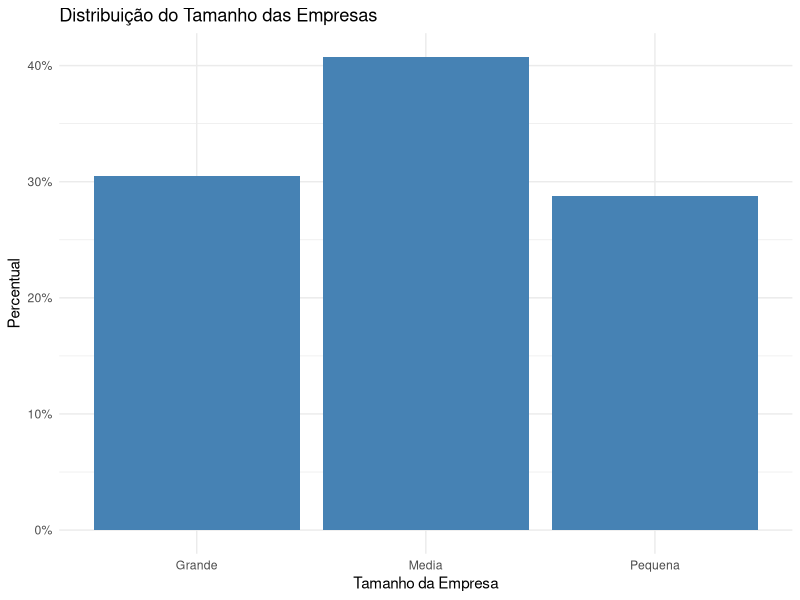
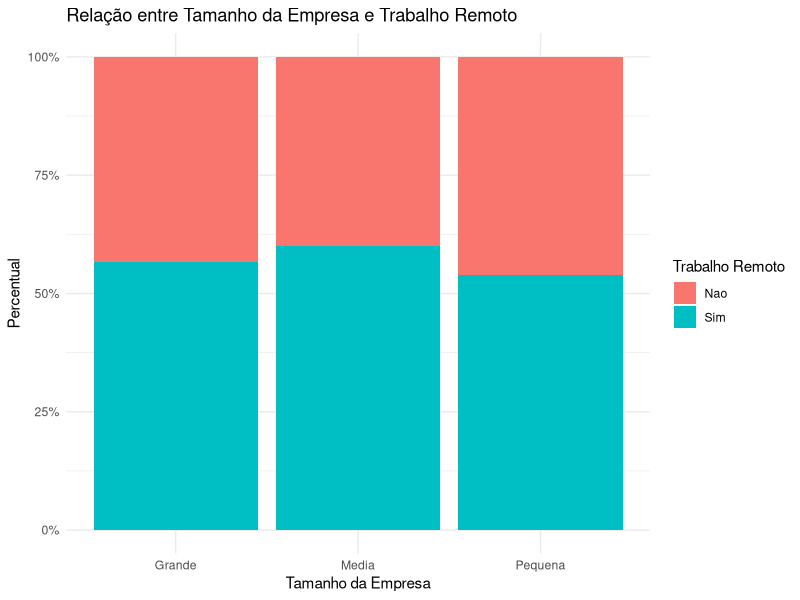
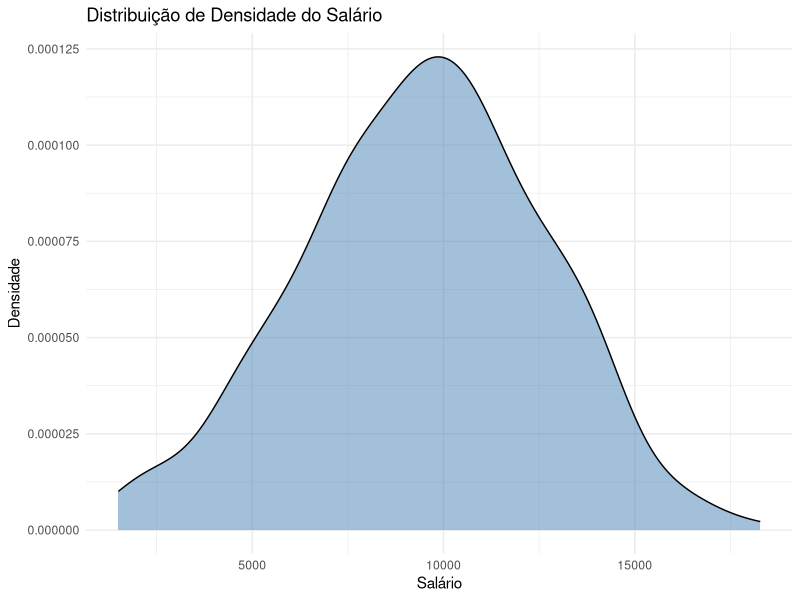
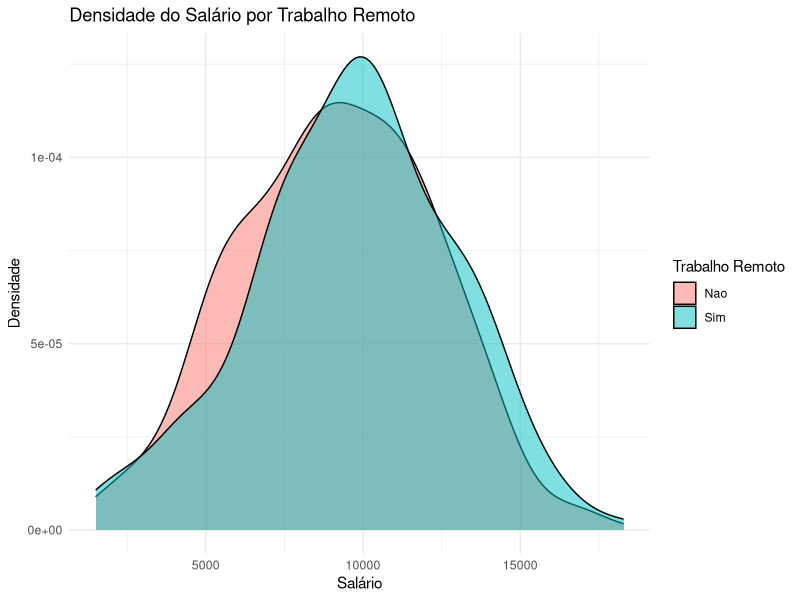

R code for these plots, in order:

# = = = = = = = = = = = = = = = = = = = = = =  
# EXERCÍCIO 01: Análise de dados: salario.csv
# Autor: Guilherme Ricci Machado Villela
# = = = = = = = = = = = = = = = = = = = = = =

# 1) CLASSIFICACÃO DE VARIÁVEIS
#
# sexo              -> Qualitativa nominal
# idade             -> Quantitativa discreta
# tempo_experiencia -> Quantitativa discreta
# tamanho_empresa   -> Qualitativa nominal
# trabalho_remoto   -> Qualitativa nominal
# salario           -> Quantitativa contínua

# 2) LEITURA DA BASE DE DADOS salarios.csv

library(dplyr)
library(ggplot2)
library(readr)
library(scales)

base = read.csv2("salarios.csv")
set.seed(15032006) 
base1 = base[sample(nrow(base), 400),]

# 3) GRÁFICO TAMANHO_EMPRESA
base1 |>
  count(tamanho_empresa) |>
  mutate(percentual = n / sum(n)) |>
  ggplot(aes(x = tamanho_empresa, y = percentual)) +
  geom_col(fill = "steelblue") +
  scale_y_continuous(labels = percent_format()) +
  labs(
    title = "Distribuição do Tamanho das Empresas",
    x = "Tamanho da Empresa",
    y = "Percentual"
  ) +
  theme_minimal()

# 4 - GRÁFICO PARA ANALISE TAMANHO_EMPRESA E TRABALHO_REMOTO
base1 |>
  count(tamanho_empresa, trabalho_remoto) |>
  group_by(tamanho_empresa) |>
  mutate(percentual = n / sum(n)) |>
  ggplot(aes(x = tamanho_empresa, y = percentual, fill = trabalho_remoto)) +
  geom_col() +
  scale_y_continuous(labels = scales::percent_format()) +
  labs(
    title = "Relação entre Tamanho da Empresa e Trabalho Remoto",
    x = "Tamanho da Empresa",
    y = "Percentual",
    fill = "Trabalho Remoto"
  ) +
  theme_minimal()

#5) GRÁFICO DE DENSIDADE
base1 |>
  ggplot(aes(x = salario)) +
  geom_density(fill = "steelblue", alpha = 0.5) +
  labs(
    title = "Distribuição de Densidade do Salário",
    x = "Salário",
    y = "Densidade"
  ) +
  theme_minimal()

#6) GRÁFICO DE DENSIDADE PARA A VARIAVEL SALARIO
base1 |>
  ggplot(aes(x = salario, fill = trabalho_remoto)) +
  geom_density(alpha = 0.5) +
  labs(
    title = "Densidade do Salário por Trabalho Remoto",
    x = "Salário",
    y = "Densidade",
    fill = "Trabalho Remoto"
  ) +
  theme_minimal()
